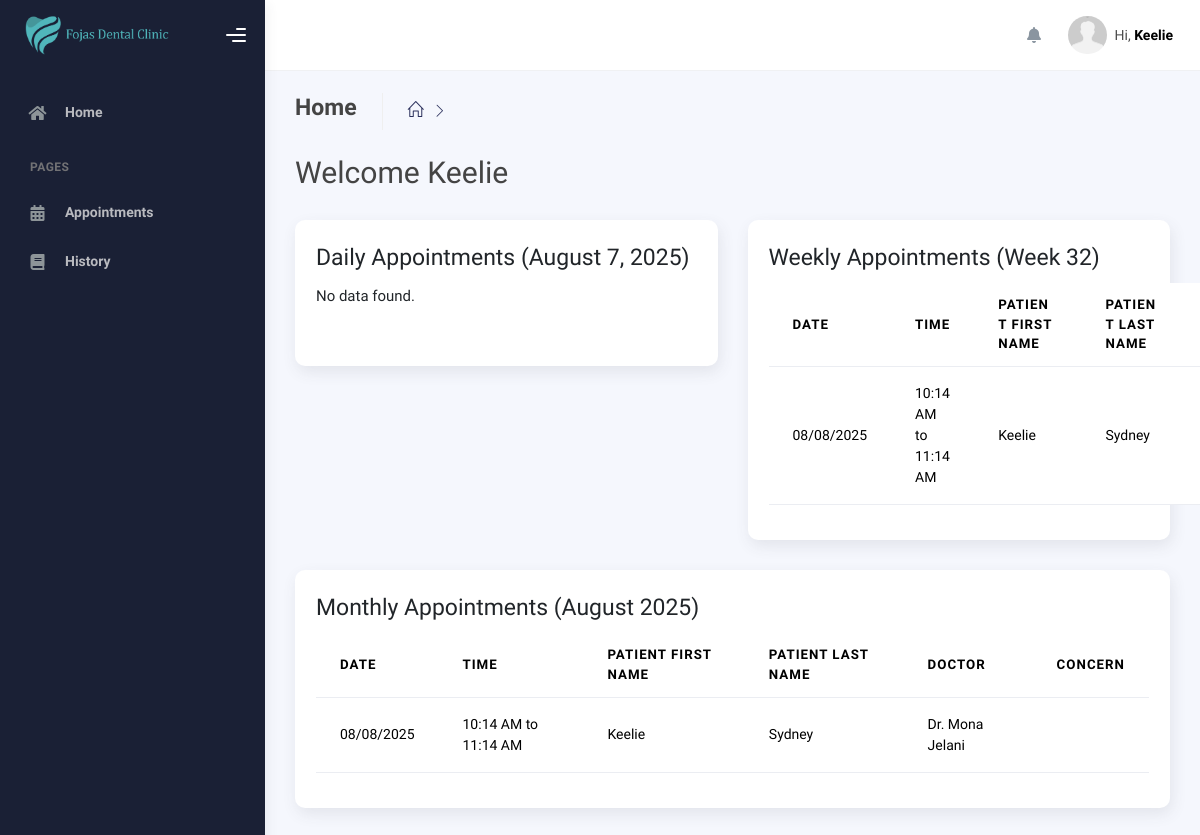
The page /modules/patients/dashboard.php (signed in) on the database as committed earlier.
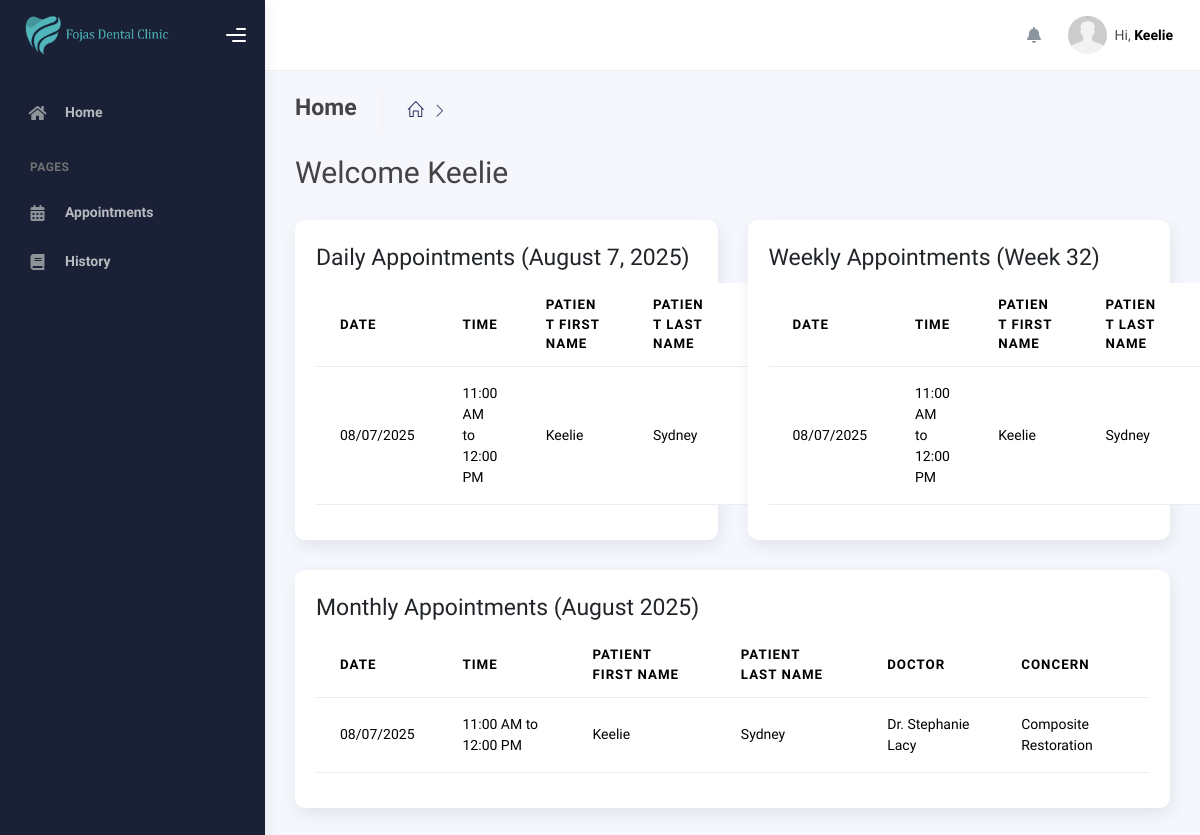
The same page on the database as committed later.
### tables this page shows
CREATE TABLE `appointments` (
  `id` int(11) NOT NULL,
  `user_id` int(11) NOT NULL,
  `user_id_patient` int(11) NOT NULL,
  `appointment_id` int(110) NOT NULL,
  `concern` varchar(255) NOT NULL,
  `confirmed` int(11) NOT NULL,
  `appointment_time` varchar(100) NOT NULL,
  `appointment_date` varchar(100) NOT NULL,
  `date_created` date NOT NULL,
  `date_updated` date NOT NULL,
  `remarks` varchar(255) DEFAULT NULL,
  `walk_in` int(11) DEFAULT NULL
);

CREATE TABLE `users` (
  `id` int(11) NOT NULL,
  `user_id` int(100) NOT NULL,
  `role_id` int(11) NOT NULL,
  `first_name` varchar(250) NOT NULL,
  `middle_name` varchar(255) NOT NULL,
  `last_name` varchar(255) NOT NULL,
  `mobile_number` varchar(255) NOT NULL,
  `email` varchar(255) DEFAULT NULL,
  `password` varchar(255) NOT NULL,
  `date_of_birth` date NOT NULL,
  `date_created` date NOT NULL,
  `date_updated` date NOT NULL,
  `token` varchar(255) DEFAULT NULL,
  `address` varchar(255) DEFAULT NULL,
  `otp` varchar(100) DEFAULT NULL
);

### modules/patients/dashboard.php (the view, shortened to what the changed rows need)
<?php
$first_name = $_SESSION['first_name'];
$id = $_SESSION['user_id'];
include('../../connection/connection.php');
$today = date('Y-m-d');
$currentWeek = date('W');
$currentMonth = date('m');
$currentYear = date('Y');
$query_daily = "
    SELECT p.first_name AS patient_fname, p.last_name AS patient_lname,
            d.first_name AS doctor_fname, d.last_name AS doctor_lname,
            a.concern, a.appointment_date, a.appointment_time
    FROM appointments a
    LEFT JOIN users p ON a.user_id_patient = p.user_id
    LEFT JOIN users d ON a.user_id = d.user_id
    WHERE STR_TO_DATE(a.appointment_date, '%m/%d/%Y') = '$today'
    AND user_id_patient = '$id'
";
$query_weekly = "
    SELECT p.first_name AS patient_fname, p.last_name AS patient_lname,
            d.first_name AS doctor_fname, d.last_name AS doctor_lname,
            a.concern, a.appointment_date, a.appointment_time
    FROM appointments a
    LEFT JOIN users p ON a.user_id_patient = p.user_id
    LEFT JOIN users d ON a.user_id = d.user_id
    WHERE WEEK(STR_TO_DATE(a.appointment_date, '%m/%d/%Y'), 1) = '$currentWeek'
    AND YEAR(STR_TO_DATE(a.appointment_date, '%m/%d/%Y')) = '$currentYear'
    AND user_id_patient = '$id'
";
$query_monthly = "
    SELECT p.first_name AS patient_fname, p.last_name AS patient_lname,
            d.first_name AS doctor_fname, d.last_name AS doctor_lname,
            a.concern, a.appointment_date, a.appointment_time
    FROM appointments a
    LEFT JOIN users p ON a.user_id_patient = p.user_id
    LEFT JOIN users d ON a.user_id = d.user_id
    WHERE MONTH(STR_TO_DATE(a.appointment_date, '%m/%d/%Y')) = '$currentMonth'
    AND YEAR(STR_TO_DATE(a.appointment_date, '%m/%d/%Y')) = '$currentYear'
    AND user_id_patient = '$id'
";
function displayReport($result, $title) {
    echo "<h3>$title</h3>";
    if (mysqli_num_rows($result) > 0) {
        echo "<table class='display table' id='dataTable'>";
        echo "
            <thead>
            <tr>
                <th>Date</th>
                <th>Time</th>
                <th>Patient First Name</th>
                <th>Patient Last Name</th>
                <th>Doctor</th>
                <th>Concern</th>
                </tr>
            </thead>
            <tbody>
            ";
        while ($row = mysqli_fetch_assoc($result)) {
            echo "
                <tr>
                    <td>{$row['appointment_date']}</td>
                    <td>{$row['appointment_time']}</td>
                    <td>{$row['patient_fname']}</td>
                    <td>{$row['patient_lname']}</td>
                    <td>Dr. {$row['doctor_fname']} {$row['doctor_lname']}</td>
                    <td>{$row['concern']}</td>
                </tr>
                ";
        }
        echo "
            </tbody>
            </table>
            ";
    } else {
        echo "<p>No data found.</p><br>";
    }
}
$run_daily = mysqli_query($conn, $query_daily);
$run_weekly = mysqli_query($conn, $query_weekly);
$run_monthly = mysqli_query($conn, $query_monthly);
?>
<!DOCTYPE html>
<html lang="en">
<head>
    <?php include '../../includes/styles.php'; ?>
</head>
<body>
    <div class="wrapper">
      <div class="main-panel">
        <div class="container">
         <div class="page-inner">
                <div class="page-category">
                    <h1>Welcome <?= $first_name; ?></h1>
                </div>
                <div class="row">
                    <div class="col-lg-6">
                        <div class="card p-4">
                            <?php
                                displayReport($run_daily, "Daily Appointments (" . date('F j, Y') . ")");
                            ?>
                        </div>
                    </div>
                    <div class="col-lg-6">
                        <div class="card p-4">
                            <?php
                                displayReport($run_weekly, "Weekly Appointments (Week $currentWeek)");
                            ?>
                        </div>
                    </div>
                    <div class="col-lg-12">
                        <div class="card p-4">
                        </div>
                    </div>
                </div>
            </div>
        </div>
      </div>
    </div>
    <?php include "../../includes/scripts.php"; ?>
</body>
</html>

Rows that differ between the two databases and show on the page:
removed appointments: appointment_date "08/08/2025", appointment_time "10:14 AM to 11:14 AM", users.first_name "Keelie", users.last_name "Sydney", users.first_name "Mona", users.last_name "Jelani"
added appointments: appointment_date "08/07/2025", appointment_time "11:00 AM to 12:00 PM", users.first_name "Keelie", users.last_name "Sydney", users.first_name "Stephanie", users.last_name "Lacy", concern "Composite Restoration"
Other text that changed with them:
text no longer shown: "DATE DATE TIME TIME PATIENT FIRST NAME PATIENT FIRST NAME PATIENT LAST NAME PATIENT LAST NAME No data found."
text now shown: "DATE DATE DATE TIME TIME TIME PATIENT FIRST NAME PATIENT FIRST NAME PATIENT FIRST NAME PATIENT LAST NAME PATIENT LAST NAME PATIENT LAST NAME"
